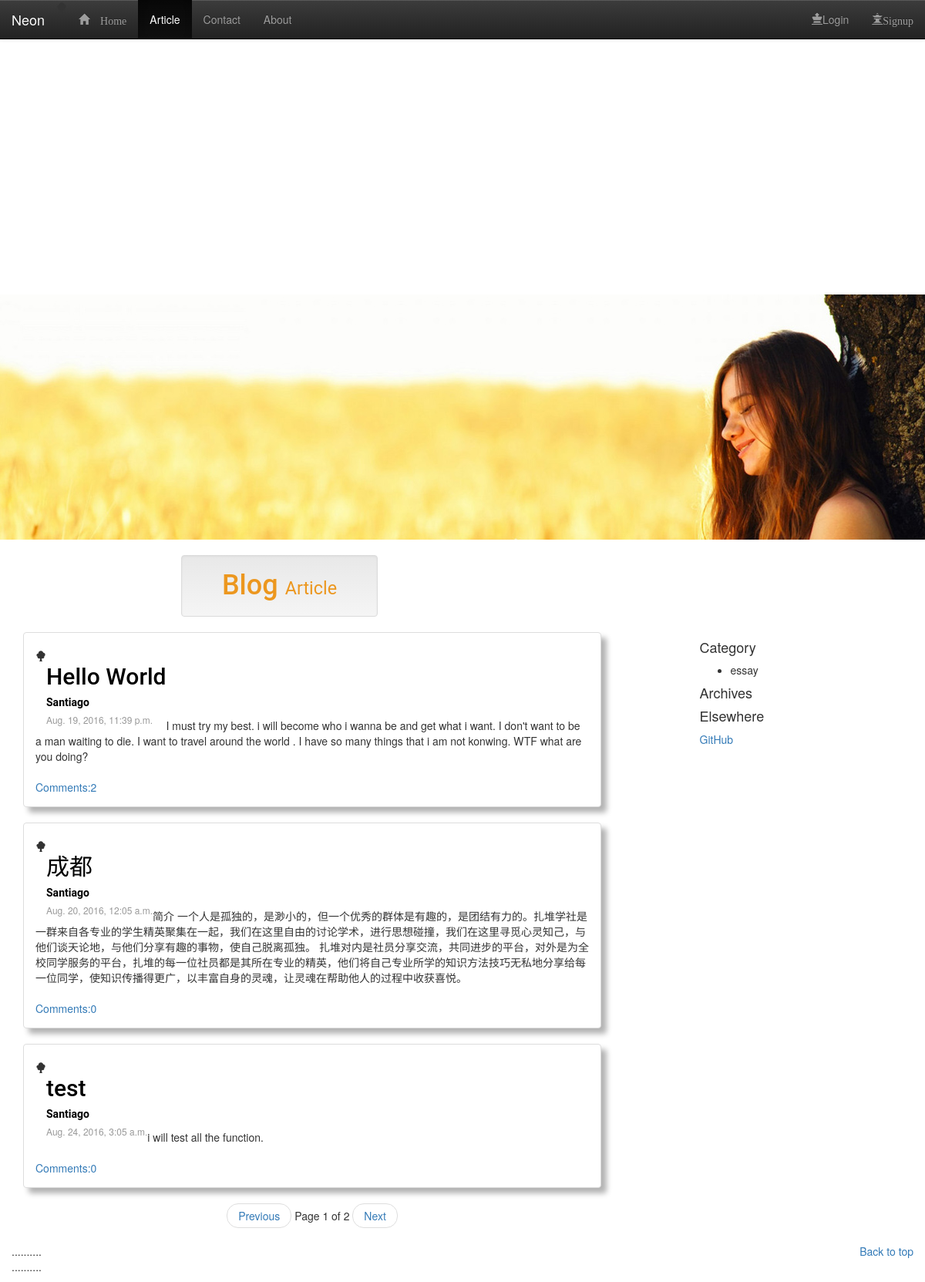
The page /blog/article/ on the database its author committed.
### blog/models.py (models this page shows, shortened)
class Article(models.Model):
    title = models.CharField(max_length=128)
    pubdate = models.DateTimeField()
    text = models.TextField()
    update = models.DateTimeField()
    author = models.ForeignKey(Author)
    category = models.ForeignKey(Categoty)
    def approved_comments(self):
        return self.comments.filter(approved_comment=True)

class Author(models.Model):
    name = models.CharField(max_length=128)
    email = models.EmailField()
    class Meta:
        ordering =['name']

class Categoty(models.Model):
    category_name = models.CharField(max_length=128)
    category_date = models.DateTimeField(auto_now_add=True)
    class Meta:
        ordering =['category_name']

### blog/views.py (the view)
# urls.py: url(r'^article/(?P<pk>\d+)/detail/$', views.article_detail, name='detail'),
def article(request):
    article = Article.objects.all()
    category = Categoty.objects.all()
    paginator = Paginator(article, 3)
    page = request.GET.get('page')
    try:
        article_page = paginator.page(page)
    except PageNotAnInteger:
        article_page = paginator.page(1)
    except EmptyPage:
        article_page = paginator.page(paginator.num_pages)
    content ={
        'article_page': article_page,
        'paginator': paginator,
        'category': category,
        'active_menu':'articlepage',
    }
    return render(request, 'blog/article.html', content)

### templates/blog/article.html (shortened to what this page needs)
{% extends 'blog/base.html' %}
{% load staticfiles %}
{% block content %}
    <div class="jumbotron" id="text-base" >
    </div>
    <div class="container">
      <div class="header text-center">
              <div class="col-md-3 col-md-offset-2 title">
                  <h1>
                  <div class="well">Blog  <small class="title">Article</small></div>
                      </h1>
              </div>
          <div class="col-md-2 ">
                </div>
              <div class="col-md-2 col-md-offset-4">
              </div>
          </div>
      </div>
    <div class="container">
    <div class="row">
        <div class="col-sm-8">
            {% for article in article_page %}
            <div class="panel panel-white post panel-shadow">
                <div class="post-heading">
                    <div class="pull-left image">
                        <span class="glyphicon glyphicon-tree-deciduous"></span>
                    </div>
                    <div class="pull-left meta">
                        <div class="title h5">
                            <h2><a href="{% url 'detail' pk=article.pk %}">{{ article.title }}</a> </h2>
                            <a href="{% url 'about' %}"><b>{{ article.author.name }}</b></a>
                        </div>
                        <h6 class="text-muted time">{{ article.pubdate }}</h6>
                    </div>
                </div>
            <div class="post-description">
                    <p>{{ article.text }}</p>
                <div class="stats">
                    <a href="{% url 'detail' pk=article.pk %}">Comments:{{ article.approved_comments.count }}</a>
                </div>
            </div>
        </div>
        {% endfor %}
          <nav>
            <ul class="pager">
                {% if article_page.has_previous %}
              <li><a href="?page={{ article_page.previous_page_number }}">Previous</a></li>
                {% else %}
                <li><a href="#">Previous</a></li>
                {% endif %}
              <span class="current">Page {{ article_page.number }} of {{ paginator.num_pages }}</span>
                {% if article_page.has_next %}
                <li><a href="?page={{ article_page.next_page_number }}">Next</a></li>
                {% else %}
              <li><a href="#">Next</a></li>
                {% endif %}
            </ul>
          </nav>
        </div>
        <div class="col-md-3 col-md-offset-1 blog-sidebar">
          <div class="sidebar-module sidebar-module-inset">
            <h4>Category</h4>
                  <ul>
                      {% for category in category %}
                  <li>
                      {{ category.category_name }}
                  </li>
                      {% endfor %}
                  </ul>
          </div>
          <div class="sidebar-module">
            <h4>Archives</h4>
          </div>
          <div class="sidebar-module">
            <h4>Elsewhere</h4>
            <ol class="list-unstyled">
              <li><a href="#">GitHub</a></li>
            </ol>
          </div>
        </div>
      </div>
    </div>
    <footer class="blog-footer">
        <div class="col-md-4">
            <ul class="list-unstyled">
                <li>..........</li>
                <li>..........</li>
            </ul>
        </div>
        <div class="col-md-4 col-md-offset-4 text-right">
            <a href="#text-base">Back to top</a>
        </div>
    </footer>
{% endblock %}

### blog/static/css/base.css (style rules this page uses)
#text-base { background: url(../img/read.jpg) no-repeat center fixed; height: 700px; }
.jumbotron { margin: 0; }
.title { font-family: "Roboto", "Lucida Grande", "DejaVu Sans", "Bitstream Vera Sans", Verdana, Arial, sans-serif; color: #ec971f; }

### blog/static/css/article.css (style rules this page uses)
.panel-shadow { box-shadow: rgba(0, 0, 0, 0.3) 7px 7px 7px; }
.panel-white { border: 1px solid #dddddd; }
.post .post-heading { height: 95px; padding: 20px 15px; }
.post .post-heading .meta .title { margin-bottom: 0; }
.post .post-heading .meta .title a { color: black; }
.post .post-heading .meta .time { margin-top: 8px; color: #999; }
.post .post-description { padding: 15px; }
.post .post-description p { font-size: 14px; }
.post .post-description .stats { margin-top: 20px; }

### rows shown on the page
Article: title "Hello World", author.name "Santiago", pubdate "Aug. 19, 2016, 11:39 p.m.", text "I must try my best. i will become who i wanna be and get what i want. I don't want to be a man waiting to die. I want to travel around the world . I have so many things that i am not konwing. WTF what are you doing?", approved_comments.count "2"
Article: title "成都", author.name "Santiago", pubdate "Aug. 20, 2016, 12:05 a.m.", text "简介 一个人是孤独的，是渺小的，但一个优秀的群体是有趣的，是团结有力的。扎堆学社是一群来自各专业的学生精英聚集在一起，我们在这里自由的讨论学术，进行思想碰撞，我们在这里寻觅心灵知己，与他们谈天论地，与他们分享有趣的事物，使自己脱离孤独。 扎堆对内是社员分享交流，共同进步的平台，对外是为全校同学服务的平台，扎堆的每一位社员都是其所在专业的精英，他们将自己专业所学的知识方法技巧无私地分享给每一位同学，使知识传播得更广，以丰富自身的灵魂，让灵魂在帮助他人的过程中收获喜悦。", approved_comments.count "0"
Article: title "test", author.name "Santiago", pubdate "Aug. 24, 2016, 3:05 a.m.", text "i will test all the function.", approved_comments.count "0"
Categoty: category_name "essay"

### other values the page prints
{{ article_page.number }} "1"
{{ paginator.num_pages }} "2"
